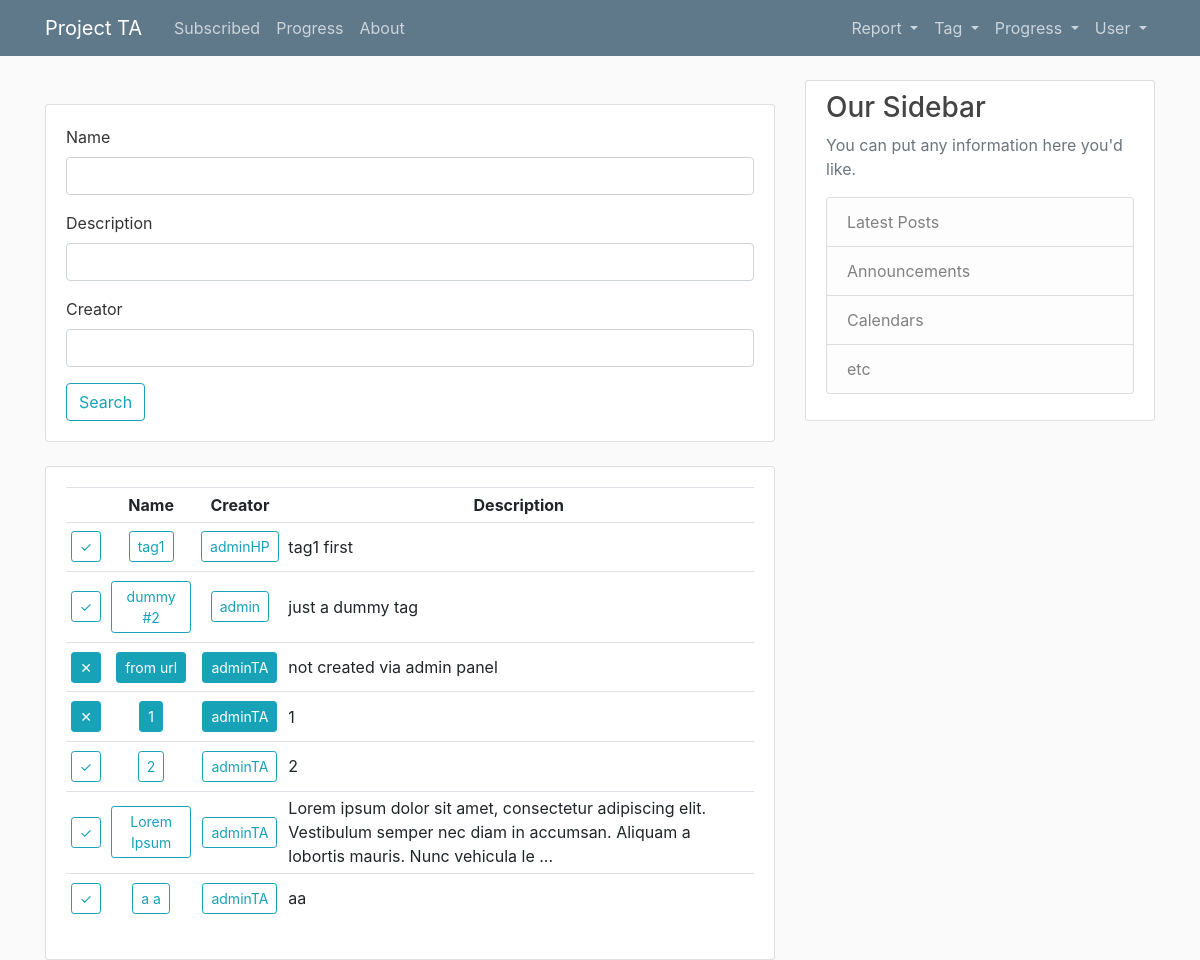
Page /tag-list (signed in) on the committed database.
### report/models.py (models this page shows, shortened)
class Tag(models.Model):
    name = models.CharField(max_length=35, unique=True)
    description = models.TextField(null=True)
    creator = models.ForeignKey(User, null=True, on_delete=models.SET_NULL, related_name='tagcreated_set')

### report/views.py (the view)
# urls.py: path('tag-list', views.TagList, name='tag-list'),
def TagList(request):
    if not request.user.username:
        return redirect('/login/?next=%s' % request.path)
    tags = Tag.objects.all()
    tag_count = tags.count()
    tag_filter = TagFilter(request.GET, queryset=tags)
    tags = tag_filter.qs
    context = {'tags':tags,
               'tag_count':tag_count,
               'tag_filter':tag_filter}
    return render(request, 'report/tag_list.html', context)

### report/templates/report/tag_list.html
{% extends 'base.html' %}
{% load crispy_forms_tags %}
{% block content %}
<br>
<div class="row">
    <div class="col">
        <div class="card card-body">
            <form method="get">
                {{tag_filter.form|crispy}}
                <button class="btn btn-outline-info" type="submit">
                    Search
                </button>
            </form>
        </div>
    </div>
</div>
<br>
<div class="row">
    <div class="col-md">
        <div class="card card-body">
            <table class="table table-sm table-hover table-responsive">
                <tr>
                    <th style="text-align:center"></th>
                    <th style="text-align:center">Name</th>
                    <th style="text-align:center">Creator</th>
                    <th style="text-align:center">Description</th>
                </tr>
                {% for tag in tags %}
                <tr>
                    <td class="align-middle"  style="text-align:center">
                        {% if tag in user.profile.tag.all%}
                        <a class="btn btn-outline-info btn-sm mt-1 mb-1" href="{% url 'tag-reports' tag.name %}">
                             ✓
                        </a>
                        {% else %}
                        <a class="btn btn-info btn-sm mt-1 mb-1" href="{% url 'tag-reports' tag.name %}">
                            ✕
                        </a>
                        {% endif %}
                    </td>
                    <td class="align-middle"  style="text-align:center">
                        {% if tag in user.profile.tag.all%}
                        <a class="btn btn-outline-info btn-sm mt-1 mb-1" href="{% url 'tag-reports' tag.name %}">
                            {{ tag.name }}
                        </a>
                        {% else %}
                        <a class="btn btn-info btn-sm mt-1 mb-1" href="{% url 'tag-reports' tag.name %}">
                            {{ tag.name }}
                        </a>
                        {% endif %}
                    </td>
                    <td class="align-middle"  style="text-align:center">
                        {% if tag in user.profile.tag.all%}
                        <a class="btn btn-outline-info btn-sm mt-1 mb-1" href="{% url 'user-reports' tag.creator.username %}">
                            {{ tag.creator.username }}
                        </a>
                        {% else %}
                        <a class="btn btn-info btn-sm mt-1 mb-1" href="{% url 'user-reports' tag.creator.username %}">
                            {{ tag.creator.username }}
                        </a>
                        {% endif %}
                    </td>
                    <td class="align-middle" >
                        {% if tag.description|length > 140 %}
                            {{ tag.description|slice:140 }} ...
                        {% else %}
                            {{ tag.description }}
                        {% endif %}
                    </td>
                </tr>
                {% endfor %}
            </table>
        </div>
    </div>
</div>
{% endblock %}

### static/css/main.css (style rules this page uses)
body { background: #fafafa; color: #333333; margin-top: 5rem; }

### rows in the picture
Tag: name "tag1", creator.username "adminHP", description "tag1 first"
Tag: name "dummy #2", creator.username "admin", description "just a dummy tag"
Tag: name "from url", creator.username "adminTA", description "not created via admin panel"
Tag: name "1", creator.username "adminTA", description "1"
Tag: name "2", creator.username "adminTA", description "2"
Tag: name "Lorem Ipsum", creator.username "adminTA", description "Lorem ipsum dolor sit amet, consectetur adipiscing elit. Vestibulum semper nec diam in accumsan. Aliquam a lobortis mauris. Nunc vehicula le"
Tag: name "a a", creator.username "adminTA", description "aa"
